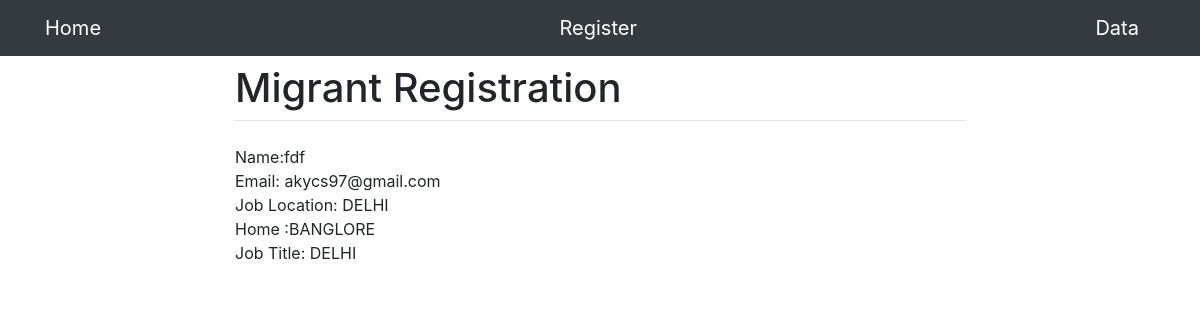
Page /24234/ on the committed database.
### registration/models.py (models this page shows)
class Person(models.Model):
    name = models.CharField(max_length=130)
    mobile=models.IntegerField(primary_key=True)
    email = models.EmailField(blank=True)
    job_title = models.CharField(max_length=30, blank=True)
    job=models.CharField(max_length=10,choices=LOCATIONCHOICE,default='Select')
    home=models.CharField(max_length=10,choices=LOCATIONCHOICE,default='Select')
    bio = models.TextField(blank=True)

### registration/views.py (the view)
# urls.py: path('<int:pk>/', views.DetailView.as_view(), name='detail'),
class DetailView(generic.DetailView):
    model = Person

### registration/templates/registration/person_detail.html
{% extends './base.html' %}
{% block content %}
Name:{{person.name}}
<br>
Email: {{person.email}}
<br>
Job Location: {{person.job}}
<br>
Home :{{person.home}}
<br>
Job Title: {{person.job}}
{% endblock %}

### rows in the picture
Person: name "fdf", email "akycs97@gmail.com", job "DELHI", home "BANGLORE"
